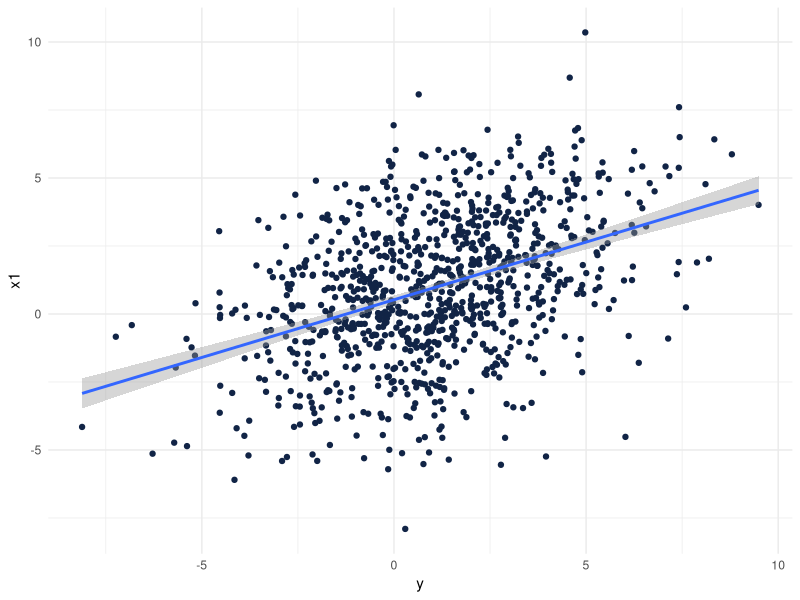

Write R code to recreate this figure. (Note: this script raises an error after producing the figure.)
library(quadprog)
library(MASS)
library(tidyverse)


obs = 1000
my_var = 1.5
k = 10

n = k
mu = c(rep(1, times = n))
A = matrix(runif(n * n), nrow = n, ncol = n)
A = t(A) %*% A
diag(A) = n / my_var

# Generating, de-mean data and splitting it
df = MASS::mvrnorm(n = obs,
                   mu = mu,
                   Sigma = A,
                   tol = T) %>% 
  as.data.frame()
colnames(df) = c("y", paste0("x", 1:(k-1)))

summary(lm(y ~ ., data = df))

ggplot(df) +
  aes(x = y, y = x1) +
  geom_point(shape = "circle", size = 1.5, colour = "#112446") +
  geom_smooth(span = 0.75, method = "lm") +
  theme_minimal()

# regularization.

df_m = as.matrix(df)
y = df_m[,1]
X = df_m[,-1]

Dmat = t(X) %*% X
dvec = t(X) %*% y
Amat = t(rbind(rep(1, ncol(X)), diag(ncol(X)), -1*diag(ncol(X))))
bvec = c(1, rep(0, ncol(X)), rep(-1,ncol(X)))
synth_model = solve.QP(Dmat, dvec, Amat, bvec, meq = 1)
w_sc = synth_model$solution
y_sc_pre = X_pre %*% w_sc

